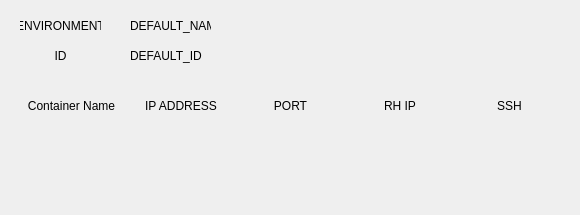
<?xml version="1.0" encoding="UTF-8"?>
<ui version="4.0">
 <class>DlgEnviroments</class>
 <widget class="QWidget" name="DlgEnviroments">
  <property name="geometry">
   <rect>
    <x>0</x>
    <y>0</y>
    <width>580</width>
    <height>215</height>
   </rect>
  </property>
  <property name="windowTitle">
   <string>Form</string>
  </property>
  <widget class="QWidget" name="layoutWidget">
   <property name="geometry">
    <rect>
     <x>20</x>
     <y>90</y>
     <width>541</width>
     <height>31</height>
    </rect>
   </property>
   <layout class="QGridLayout" name="gridLayout_9" columnstretch="0,0,0,0,0,0">
    <item row="0" column="4">
     <widget class="QLabel" name="label_7">
      <property name="text">
       <string>SSH</string>
      </property>
      <property name="alignment">
       <set>Qt::AlignCenter</set>
      </property>
     </widget>
    </item>
    <item row="0" column="0">
     <widget class="QLabel" name="label_3">
      <property name="text">
       <string>Container Name</string>
      </property>
      <property name="alignment">
       <set>Qt::AlignCenter</set>
      </property>
     </widget>
    </item>
    <item row="0" column="2">
     <widget class="QLabel" name="label_6">
      <property name="text">
       <string>PORT</string>
      </property>
      <property name="alignment">
       <set>Qt::AlignCenter</set>
      </property>
     </widget>
    </item>
    <item row="0" column="1">
     <widget class="QLabel" name="label_5">
      <property name="text">
       <string>IP ADDRESS</string>
      </property>
      <property name="alignment">
       <set>Qt::AlignCenter</set>
      </property>
     </widget>
    </item>
    <item row="0" column="3">
     <widget class="QLabel" name="label_8">
      <property name="text">
       <string>RH IP</string>
      </property>
      <property name="alignment">
       <set>Qt::AlignCenter</set>
      </property>
     </widget>
    </item>
   </layout>
  </widget>
  <widget class="QLabel" name="label">
   <property name="geometry">
    <rect>
     <x>20</x>
     <y>10</y>
     <width>81</width>
     <height>31</height>
    </rect>
   </property>
   <property name="text">
    <string>ENVIRONMENT</string>
   </property>
   <property name="alignment">
    <set>Qt::AlignCenter</set>
   </property>
  </widget>
  <widget class="QLabel" name="env_name">
   <property name="geometry">
    <rect>
     <x>130</x>
     <y>10</y>
     <width>81</width>
     <height>31</height>
    </rect>
   </property>
   <property name="text">
    <string>DEFAULT_NAME</string>
   </property>
   <property name="alignment">
    <set>Qt::AlignLeading|Qt::AlignLeft|Qt::AlignVCenter</set>
   </property>
   <property name="indent">
    <number>0</number>
   </property>
  </widget>
  <widget class="QLabel" name="label_10">
   <property name="geometry">
    <rect>
     <x>20</x>
     <y>40</y>
     <width>81</width>
     <height>31</height>
    </rect>
   </property>
   <property name="text">
    <string>ID</string>
   </property>
   <property name="alignment">
    <set>Qt::AlignCenter</set>
   </property>
  </widget>
  <widget class="QLabel" name="env_id">
   <property name="geometry">
    <rect>
     <x>130</x>
     <y>40</y>
     <width>81</width>
     <height>31</height>
    </rect>
   </property>
   <property name="text">
    <string>DEFAULT_ID</string>
   </property>
   <property name="alignment">
    <set>Qt::AlignLeading|Qt::AlignLeft|Qt::AlignVCenter</set>
   </property>
   <property name="indent">
    <number>0</number>
   </property>
  </widget>
 </widget>
 <resources/>
 <connections/>
</ui>
